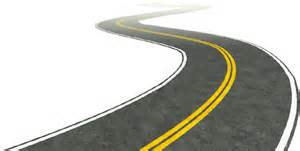
#> input picture acdemic_cv/playground/Python-OpenCV/basics/img/th.jpeg, 300 x 151 px
$ python t00_ReadWriteShow_cv2.py   (older library calls are emulated)
#> lines starting #> are read from the running program, lines starting #| are printed output that depends on the picture
import numpy as np
import cv2

img = cv2.imread('img/th.jpeg', 0)
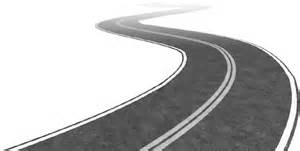
#> img: shape (151, 300); min 46, max 255, mean 187.6
cv2.imshow('image', img)

grayImg = cv2.imread('img/th.jpeg', cv2.CV_LOAD_IMAGE_GRAYSCALE)
cv2.imwrite('MyPicGray.png', grayImg)

k = cv2.waitKey(0)
#> (key Esc is pressed here)
if k == 27: # ESC to exit
    cv2.destroyAllWindows()
elif k == ord('s'): # wait for 's' key to save and exit
    cv2.imwrite('img/messigray.png', img)
    cv2.destroyAllWindows()

$ run again, with acdemic_cv/playground/Python-OpenCV/basics/img/cat.jpg copied over acdemic_cv/playground/Python-OpenCV/basics/img/th.jpeg
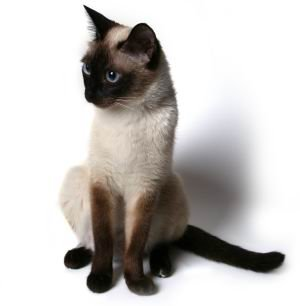
#> input picture acdemic_cv/playground/Python-OpenCV/basics/img/cat.jpg, 300 x 306 px
#> `img = cv2.imread('img/th.jpeg', 0)`:
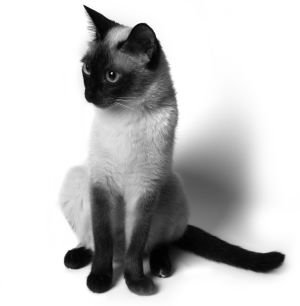
#> img: shape (306, 300); min 0, max 255, mean 194.7
